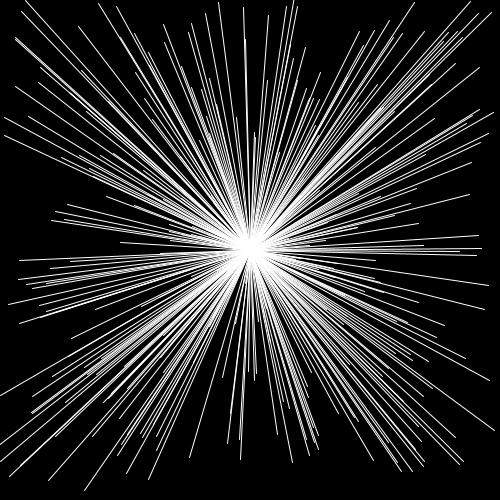
Frame 1 (no input)
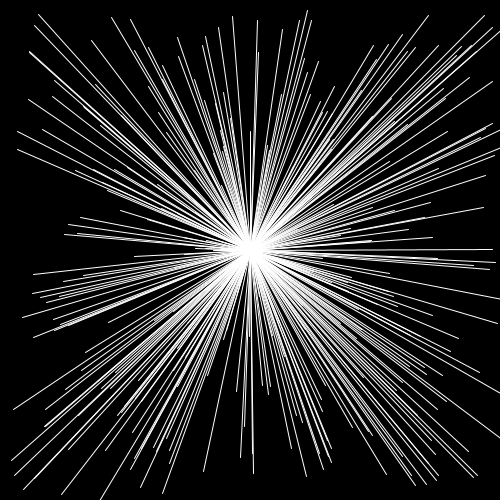
Frame 60 (the mouse pressed at the canvas centre just before this capture)
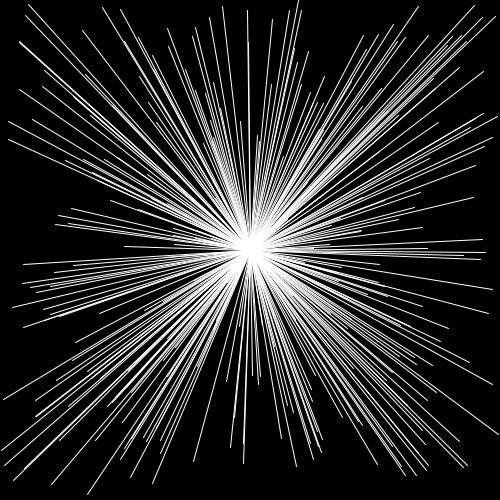
Frame 120 (the mouse held since frame 60 and released just before this capture)

The Processing sketch that drew these frames (run headless with seeded random() and noise(); from frame 60 on, the mouse is pressed at the canvas centre):

// Processing sketch: perlin_noise_1
// ── perlin_noise_1.pde
float[] xPos, yPos;
final int NUMLINES = 300;
float tnoise;
float twitch;

void setup() {
  size(500,500);
  smooth();
  stroke(255);
  strokeWeight(1); 
  
  xPos = new float[NUMLINES];
  yPos = new float[NUMLINES];
  
  for (int x = 0; x < NUMLINES; x++) {
    xPos[x] = random(width);
    yPos[x] = random(height);
  }
  tnoise = random(10);
}

void draw() {
  background(0);

  for (int y = 0; y < NUMLINES; y++ ) {
    twitch = 30 - (noise(tnoise)*60);
    line (width/2, height/2, xPos[y] + twitch, yPos[y]+ twitch);

  }
  tnoise += 0.01;

}
